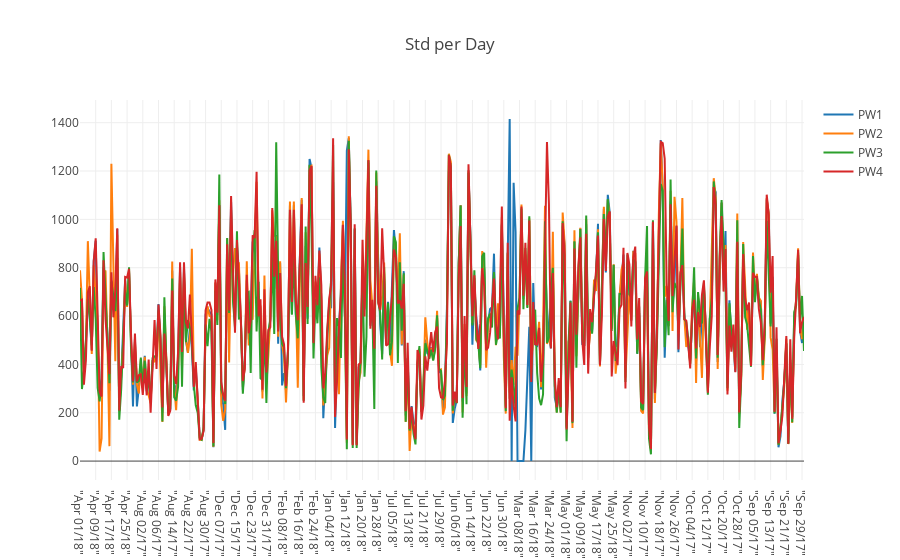

Notebook cell for this chart:
### Code cell
iplot(go.Figure(data = [go.Scatter(x = std_per_day.index, y = std_per_day[w], 
                                   name = w, mode = 'lines') for w in pw_cols],
               layout = go.Layout(title = 'Std per Day')))

### Figure 1 — Plotly figure (JSON) as saved in the notebook; plotly's stock layout.template omitted (floating-point values rounded to 4 significant figures; data arrays with more than 128 entries replaced by an {"elided": "..."} marker saying what was removed)
{"data": [{"mode": "lines", "name": "PW1", "type": "scatter", "x": {"elided": "370 str values"}, "y": {"elided": "370 float values"}}, {"mode": "lines", "name": "PW2", "type": "scatter", "x": {"elided": "370 str values"}, "y": {"elided": "370 float values"}}, {"mode": "lines", "name": "PW3", "type": "scatter", "x": {"elided": "370 str values"}, "y": {"elided": "370 float values"}}, {"mode": "lines", "name": "PW4", "type": "scatter", "x": {"elided": "370 str values"}, "y": {"elided": "370 float values"}}], "layout": {"title": "Std per Day"}}
